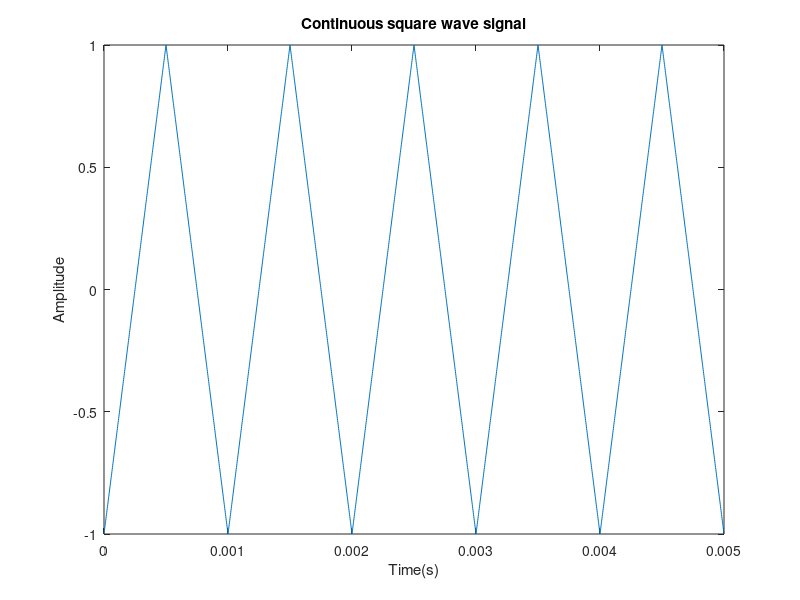

MATLAB code for this plot:
clc;

%SINE WAVE GENERATION

fs= 500e3;  %sampling frequency
f= 1000;  %frequency of the sinosoid
nCyl=5;  %number of cycles to be obtained in the graph
amplitude = 1;

period = 1/f; %period of the sinosoid

t = 0:1/fs:nCyl*period;  %time scale to produce sinosoid with the above specs

%saving time axis in .dat format
save 'time.dat' t -ascii   % save to time.dat

sinosoid = amplitude*sin(2*pi*f*t);  %generation of the sine wave

plot(t,sinosoid);
shg;
title ('Continuous sinusoidal signal')  
xlabel('Time(s)');  
ylabel('Amplitude');

%saving the file in .dat format
save 'Sine Wave.dat' sinosoid -ascii   % save to Sine Wave.dat

%SQUARE WAVE GENERATION

square_Wave = amplitude*square(2*pi*f*t); %generation of the sqaure wave

plot(t,square_Wave);
shg;
title ('Continuous square wave signal')  
xlabel('Time(s)');  
ylabel('Amplitude');

%saving the file in .dat format
save 'Sqaure Wave.dat' square_Wave -ascii   % save to Sqaure Wave.dat

%TRIANGLE WAVE GENERATION

triangular_Wave = amplitude*sawtooth(2*pi*f*t, 0.5); %generation of the sqaure wave

plot(t,triangular_Wave);
shg;
title ('Continuous square wave signal')  
xlabel('Time(s)');  
ylabel('Amplitude');

%saving the file in .dat format
save 'Triangular Wave.dat' triangular_Wave -ascii   % save to Sqaure Wave.dat